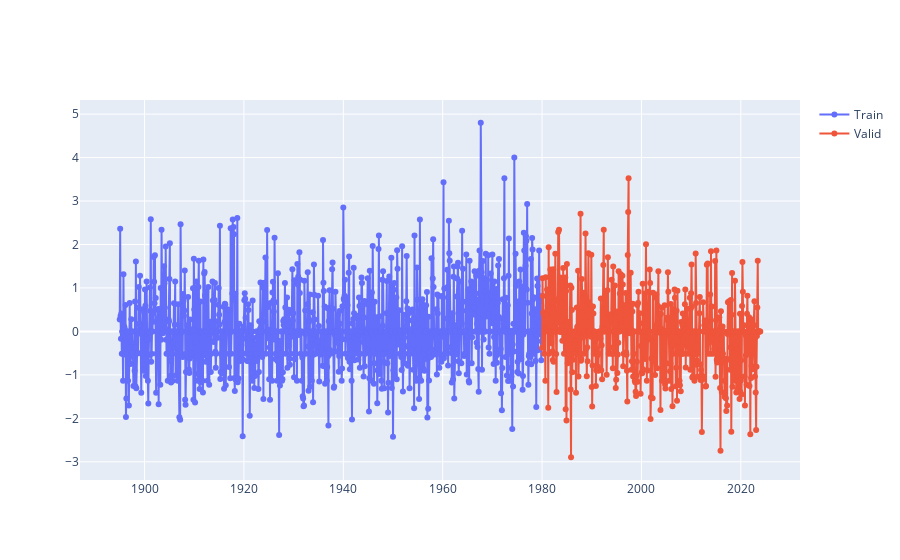

The notebook cell this image was saved under:
### Code cell
# visualize data as training and valid data for further downstream analysis
fig = go.Figure()
fig.add_trace(go.Scatter(x=Train['date'], y=Train['z-score'], mode='lines+markers', name='Train'))
fig.add_trace(go.Scatter(x=Valid['date'], y=Valid['z-score'], mode='lines+markers', name='Valid'))

fig.update_layout(title_text="Monthly Z-Scores for 1960–2023", title_x=0.5,
                  margin=dict(l=10, r=0, t=50, b=50),
                  xaxis_title_text="date",
                  xaxis=dict(tickmode='linear', tick0=1895, dtick=10),
                  yaxis_title_text="Z-Score")

fig.show()

### Figure 1 — Plotly figure (JSON) as saved in the notebook; plotly's stock layout.template omitted (floating-point values rounded to 4 significant figures; data arrays with more than 128 entries replaced by an {"elided": "..."} marker saying what was removed)
{"data": [{"mode": "lines+markers", "name": "Train", "type": "scatter", "x": {"elided": "1020 str values"}, "y": {"elided": "1020 float values"}}, {"mode": "lines+markers", "name": "Valid", "type": "scatter", "x": {"elided": "528 str values"}, "y": {"elided": "528 float values"}}], "layout": {"autosize": true, "xaxis": {"autorange": true, "range": ["1887-03-10 08:43:38.1818", "2031-09-23 15:16:21.8182"], "type": "date"}, "yaxis": {"autorange": true, "range": [-3.53, 5.436], "type": "linear"}}}
